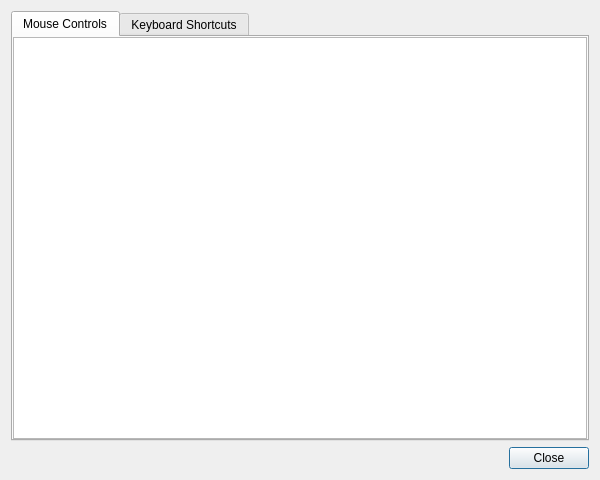
<ui version="4.0" >
 <author></author>
 <comment></comment>
 <exportmacro></exportmacro>
 <class>HelpDialog</class>
 <widget class="QDialog" name="HelpDialog" >
  <property name="geometry" >
   <rect>
    <x>0</x>
    <y>0</y>
    <width>600</width>
    <height>480</height>
   </rect>
  </property>
  <property name="windowTitle" >
   <string>NanoEngineer-1 Help</string>
  </property>
  <property name="windowIcon" >
   <iconset/>
  </property>
  <layout class="QVBoxLayout" >
   <property name="margin" >
    <number>11</number>
   </property>
   <property name="spacing" >
    <number>6</number>
   </property>
   <item>
    <widget class="QTabWidget" name="help_tab" >
     <widget class="QWidget" name="tab" >
      <attribute name="title" >
       <string>Mouse Controls</string>
      </attribute>
      <layout class="QGridLayout" >
       <property name="margin" >
        <number>0</number>
       </property>
       <property name="spacing" >
        <number>6</number>
       </property>
       <item row="0" column="0" >
        <widget class="QTextBrowser" name="mouse_controls_textbrowser" />
       </item>
      </layout>
     </widget>
     <widget class="QWidget" name="tab" >
      <attribute name="title" >
       <string>Keyboard Shortcuts</string>
      </attribute>
      <layout class="QGridLayout" >
       <property name="margin" >
        <number>0</number>
       </property>
       <property name="spacing" >
        <number>6</number>
       </property>
       <item row="0" column="0" >
        <widget class="QTextBrowser" name="keyboard_shortcuts_textbrowser" />
       </item>
      </layout>
     </widget>
    </widget>
   </item>
   <item>
    <layout class="QHBoxLayout" >
     <property name="margin" >
      <number>0</number>
     </property>
     <property name="spacing" >
      <number>6</number>
     </property>
     <item>
      <spacer>
       <property name="orientation" >
        <enum>Qt::Horizontal</enum>
       </property>
       <property name="sizeType" >
        <enum>QSizePolicy::Expanding</enum>
       </property>
       <property name="sizeHint" >
        <size>
         <width>40</width>
         <height>20</height>
        </size>
       </property>
      </spacer>
     </item>
     <item>
      <widget class="QPushButton" name="close_btn" >
       <property name="text" >
        <string>Close</string>
       </property>
      </widget>
     </item>
    </layout>
   </item>
  </layout>
 </widget>
 <layoutdefault spacing="6" margin="11" />
 <pixmapfunction></pixmapfunction>
 <resources/>
 <connections>
  <connection>
   <sender>close_btn</sender>
   <signal>clicked()</signal>
   <receiver>HelpDialog</receiver>
   <slot>close()</slot>
   <hints>
    <hint type="sourcelabel" >
     <x>20</x>
     <y>20</y>
    </hint>
    <hint type="destinationlabel" >
     <x>20</x>
     <y>20</y>
    </hint>
   </hints>
  </connection>
 </connections>
</ui>
